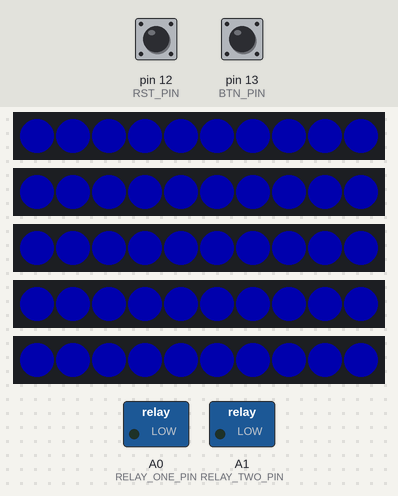
Bench run of a sketch on a simulated Arduino Uno, built with avr-gcc and run on an emulated ATmega328P. Shown: 5 × 10 RGB LEDs in strip order, left to right, switched loads named in the sketch (green lamp = pin HIGH). The test bench sets the inputs (shaded band); at power-on: pin 13 (BTN_PIN) HIGH, pin 12 (RST_PIN) HIGH. Dim RGB values are drawn brighter than linear; random numbers use the default seed unless the sketch sets one.

Above: at 0.05 s.
1.3 s: pin 13 (BTN_PIN) pulled LOW for 0.15 s
At 2.7 s:
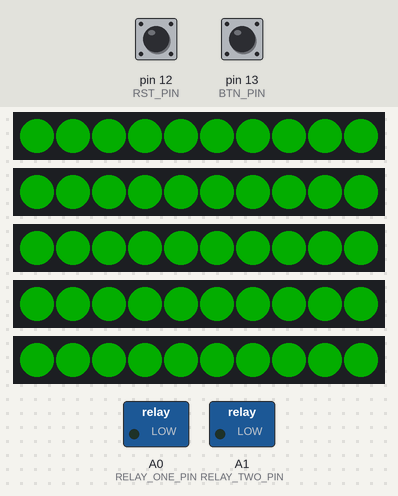
3.0 s: pin 13 (BTN_PIN) pulled LOW for 0.15 s
At 4.4 s:
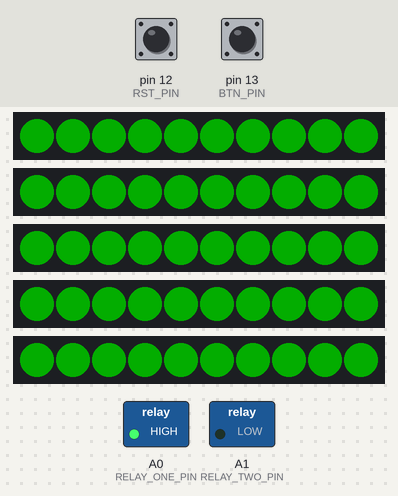
4.7 s: pin 13 (BTN_PIN) pulled LOW for 0.15 s
At 5.5 s:
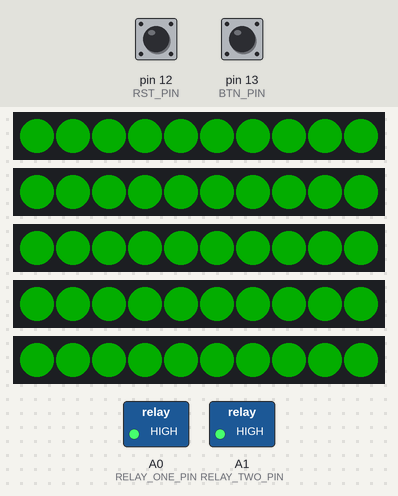
6.4 s: pin 12 (RST_PIN) pulled LOW for 0.15 s
At 8.0 s:
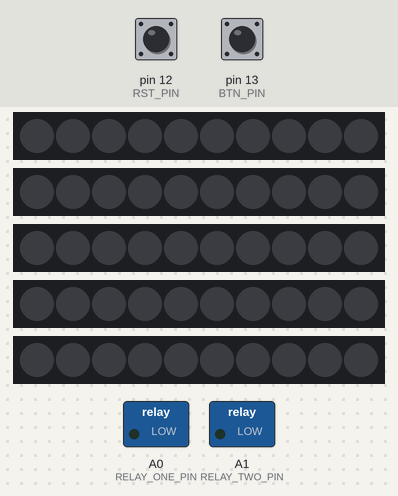
Timing chart, 0 to 9.1 s (numbered marks = the images above; inputs shaded):
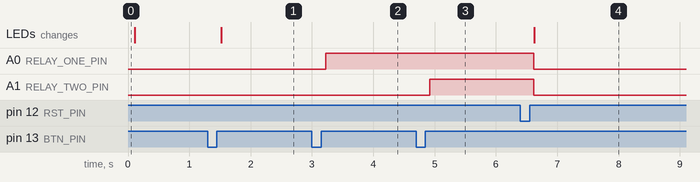

Measured:
- after the input at 1.3 s, the LEDs: change after 0.22 s (image 1)
- after the input at 3.0 s, A0 (RELAY_ONE_PIN): LOW → HIGH after 0.22 s
- after the input at 4.7 s, A1 (RELAY_TWO_PIN): LOW → HIGH after 0.22 s
- after the input at 6.4 s, A0 (RELAY_ONE_PIN), A1 (RELAY_TWO_PIN): HIGH → LOW after 0.22 s; the LEDs: change after 0.22 s (image 4)

The sketch:

main_fast_LED.ino
```cpp
#include "FastLED.h"
#include <OneButton.h>

#define NUM_STRIPS 5
#define NUM_LEDS_PER_STRIP 10
#define BTN_PIN   13
#define RST_PIN   12
#define RELAY_ONE_PIN A0
#define RELAY_TWO_PIN A1


bool reset = false;
bool useOrange = false;
int pattern = 0;
int wavePasssed = 0;
bool firstOn = true;

CRGB leds[NUM_STRIPS][NUM_LEDS_PER_STRIP];

uint8_t colorIndex[NUM_LEDS_PER_STRIP];
uint8_t whichPalette = 0;

DEFINE_GRADIENT_PALETTE( redWave_gp ) { //TODO: Make this actually a red Wave
    0,    0,  194,  255,     //light blue
   46,    3,    0,  246,     //dark blue
  176,   55,  222,   70,     //bright green
  255,    0,  194,  255      //light blue
};

DEFINE_GRADIENT_PALETTE( orangeWave_gp ) {  //TODO: Make this actually an orange Wave
    0,  255,  100,    0,     //orange
   90,  255,    0,  255,     //magenta
  150,  255,  100,    0,     //orange
  255,  255,  100,    0      //orange
};

DEFINE_GRADIENT_PALETTE( redOrange_gp ) {  //TODO: Make this actually a red/ orange Wave
    0,    6,  255,    0,     //green
   71,    0,  255,  153,     //bluegreen
  122,  200,  200,  200,     //gray
  181,  110,   61,    6,     //brown
  255,    6,  255,    0      //green
};

CRGBPalette16 currentPalette(orangeWave_gp);
CRGBPalette16 targetPalette(redWave_gp);
CRGBPalette16 redOrange(redOrange_gp);

OneButton btn = OneButton(BTN_PIN, true, true);
OneButton rst = OneButton(RST_PIN, true, true);

void setup() {
  FastLED.addLeds<NEOPIXEL, 2>(leds[0], NUM_LEDS_PER_STRIP);
  FastLED.addLeds<NEOPIXEL, 3>(leds[1], NUM_LEDS_PER_STRIP);
  FastLED.addLeds<NEOPIXEL, 4>(leds[2], NUM_LEDS_PER_STRIP);
  FastLED.addLeds<NEOPIXEL, 5>(leds[3], NUM_LEDS_PER_STRIP);
  FastLED.addLeds<NEOPIXEL, 6>(leds[4], NUM_LEDS_PER_STRIP);


  FastLED.setBrightness(50);

  Serial.begin(57600);


  btn.attachClick(nextPattern);
  rst.attachClick(patOff);

  pinMode(RELAY_ONE_PIN, OUTPUT);
  pinMode(RELAY_TWO_PIN, OUTPUT);

}


void loop() {
  if (reset == true){
    pattern = 0;
  }
  switch (pattern) {
    case 0:
      debug();
      break;
    case 1:
      stepOne();
      break;
    case 2:
      stepOne();
      digitalWrite(RELAY_ONE_PIN, HIGH);
      break;
    case 3:
      stepOne();
      digitalWrite(RELAY_TWO_PIN, HIGH);
      break;
  }

  btn.tick();
  rst.tick();
  FastLED.show();
}

void nextPattern(){

  pattern++;

}

void patOff() {
  reset = true;
  digitalWrite(RELAY_ONE_PIN, LOW);
  digitalWrite(RELAY_TWO_PIN, LOW);
}

void debug() {

  if (firstOn == true){
for (int i = 0; i < NUM_STRIPS; i++){
    for (int x = 0; x < NUM_LEDS_PER_STRIP; x++){
      fill_solid(leds[i], NUM_LEDS_PER_STRIP, CRGB::Blue); //Just a Placeholder;

          }
        }
FastLED.show();
delay(100);
firstOn = false;
}
  reset = false;
  for (int i = 0; i < NUM_STRIPS; i++){
    for (int x = 0; x < NUM_LEDS_PER_STRIP; x++){
      fill_solid(leds[i], NUM_LEDS_PER_STRIP, CRGB::Black); //Just a Placeholder;


          }
        }
}

void stepOne() {
  for (int i = 0; i < NUM_STRIPS; i++){
    for (int x = 0; x < NUM_LEDS_PER_STRIP; x++){
      fill_solid(leds[i], NUM_LEDS_PER_STRIP, CRGB::Red); //Just a Placeholder;
            }
        }


  for (int x = 0; x < NUM_STRIPS; x++){         // this will come after the wave and just twinkle in the red/ orange pallette
    for (int i = 0; i < NUM_LEDS_PER_STRIP; i++) {
      leds[x][i] = ColorFromPalette(redOrange, colorIndex[i]);
    }
  }


  FastLED.show();
}

void twinkleOrangRed(){

  for (int x = 0; x < NUM_STRIPS; x++){
    for (int i = 0; i < NUM_LEDS_PER_STRIP; i++) {
      colorIndex[i] = random8();
    }
  }

  for (int x = 0; x < NUM_STRIPS; x++){         // this will come after the wave and just twinkle in the red/ orange pallette
    for (int i = 0; i < NUM_LEDS_PER_STRIP; i++) {
      leds[x][i] = ColorFromPalette(redOrange, colorIndex[i]);
    }
  }

  EVERY_N_MILLISECONDS(5){
    for (int i = 0; i < NUM_LEDS_PER_STRIP; i++) {  //We need an x for the first part of the array?
      colorIndex[i]++;
    }
  }
}

void stepTwo(){

}
  //hi matt
```
